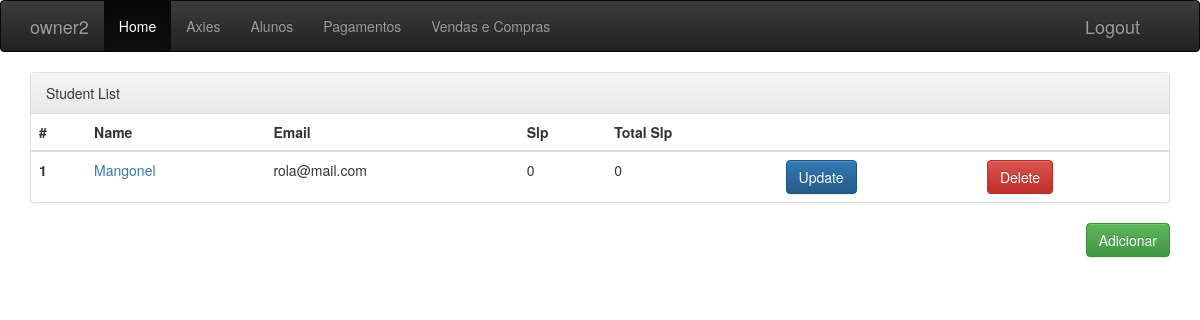
The app's page /student/ (signed in), older data.
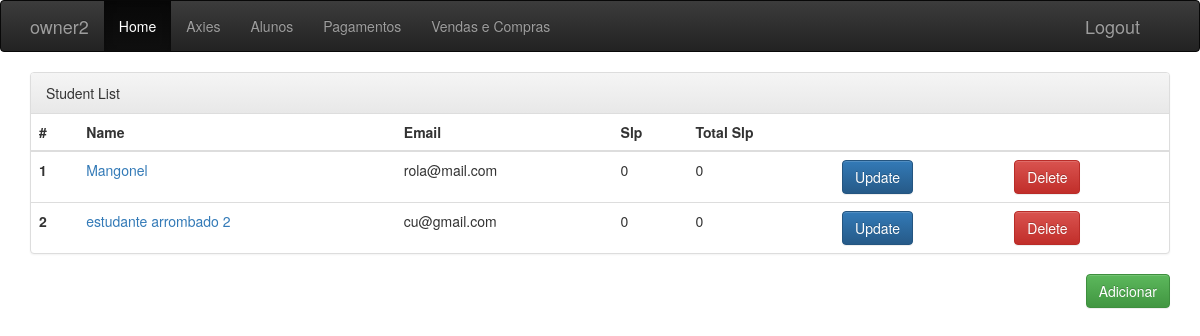
The same page, newer data.
### manager/models.py (models this page shows, shortened)
class Student(models.Model):
    name = models.CharField(max_length=200)
    email = models.EmailField(max_length=100)
    start_date = models.DateField(blank=True, null=True)
    current_slp = models.PositiveIntegerField(default=0)
    total_slp = models.PositiveIntegerField(default=0)
    active = models.BooleanField(default=False)
    observarion = models.TextField(blank=True, null=True)
    ronin_id = models.CharField(max_length=42, null=True, blank=True)
    user = models.ForeignKey(User, related_name="userStudents", on_delete=models.DO_NOTHING)

### manager/views.py (the view)
# urls.py: path('student/', views.StudentListView.as_view(), name="student_list"),
class StudentListView(LoginRequiredMixin, ListView):
    login_url = "/"
    model = Student
    def get_queryset(self):
        return Student.objects.filter(user_id=self.request.user.id)

### manager/templates/manager/student_list.html
{% extends "manager/base.html" %}
{% block content %}
    <div class="panel panel-default">
        <div class="panel-heading">Student List</div>
            <table class="table">
                <thead>
                    <tr>
                        <th>#</th>
                        <th>Name</th>
                        <th>Email</th>
                        <th>Slp</th>
                        <th>Total Slp</th>
                        <th></th>
                        <th></th>
                    </tr>
                </thead>
                <tbody>
                    {% for student in student_list %}
                        <tr>
                            <th scope="row">{{ forloop.counter }}</th>
                            <td><a href="{% url 'student_detail' pk=student.pk %}">{{ student.name }}</a></td>
                            <td>{{ student.email }}</td>
                            <td>{{ student.current_slp }}</td>
                            <td>{{ student.total_slp }}</td>
                            <td><a href="{% url 'student_update' pk=student.pk %}"><button type="button" class="btn btn-primary">Update</button></a></td>
                            <td><a href="{% url 'student_delete' pk=student.pk %}"><button type="button" class="btn btn-danger">Delete</button></a></td>
                        </tr>
                    {% endfor %}
                </tbody>
            </table>
        </div>
        <a href="{% url 'student_form' %}"><button type="button" class="btn btn-success" style="float: right;">Adicionar</button></a>
    </div>
{% endblock %}

Row changes from the older to the newer data that the page shows:
added Student: name "estudante arrombado 2", email "cu@gmail.com", current_slp "0", total_slp "0"
